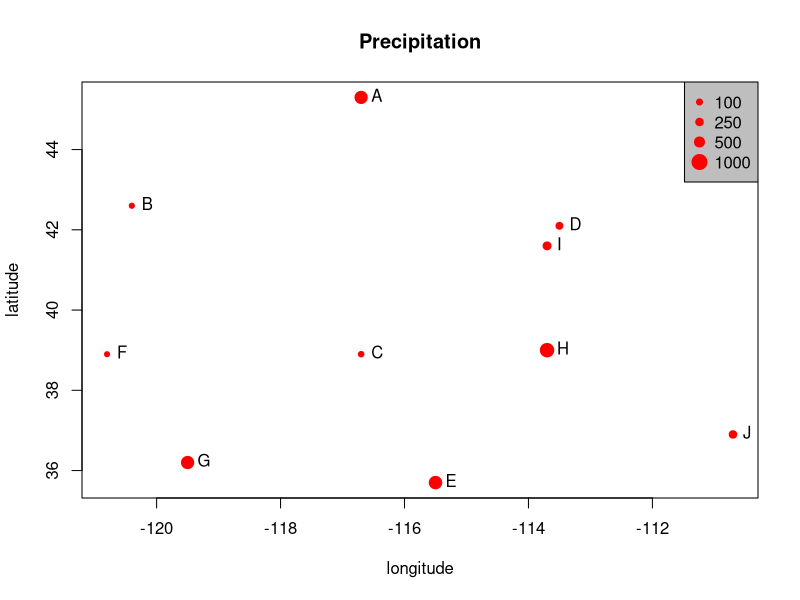
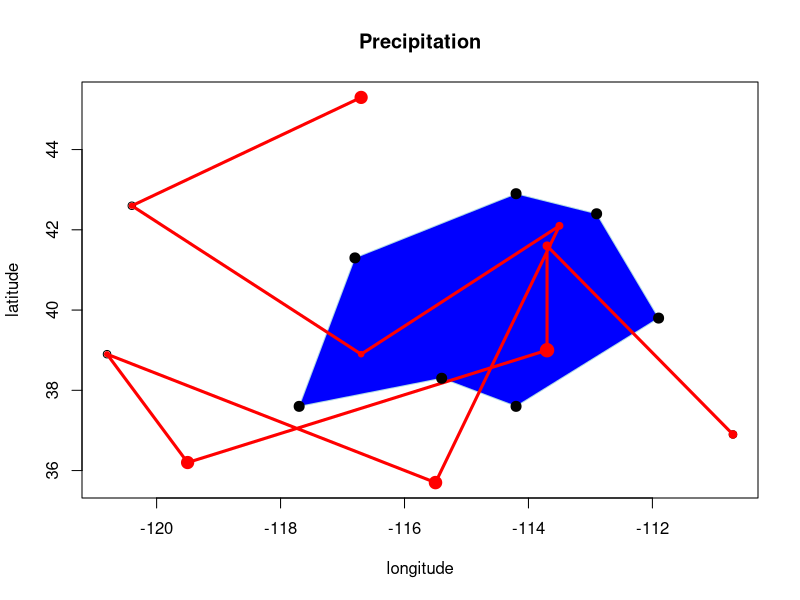

The R script that drew these images, in order:
## ---- chunk 1
name <- LETTERS[1:10]
longitude <- c(-116.7, -120.4, -116.7, -113.5, -115.5,
               -120.8, -119.5, -113.7, -113.7, -110.7)
latitude <- c(45.3, 42.6, 38.9, 42.1, 35.7, 38.9,
              36.2, 39, 41.6, 36.9)
stations <- cbind(longitude, latitude) # bind by columns
## ---- chunk 2
set.seed(0)
precip <- round((runif(length(latitude))*10)^3)
## ---- chunk 3
psize <- 1 + precip/500
plot(stations, cex=psize, pch=20, col='red', main='Precipitation')
# add names to plot
text(stations, name, pos=4)
# add a legend
breaks <- c(100, 250, 500, 1000)
legend.psize <- 1+breaks/500
legend("topright", legend=breaks, pch=20, pt.cex=legend.psize, col='red', bg='gray')
## ---- chunk 4
lon <- c(-116.8, -114.2, -112.9, -111.9, -114.2, -115.4, -117.7)
lat <- c(41.3, 42.9, 42.4, 39.8, 37.6, 38.3, 37.6)
x <- cbind(lon, lat)
plot(stations, main='Precipitation')
polygon(x, col='blue', border='light blue')
lines(stations, lwd=3, col='red')
points(x, cex=2, pch=20)
points(stations, cex=psize, pch=20, col='red', main='Precipitation')
## ---- chunk 5
wst <- data.frame(longitude, latitude, name, precip)
wst
##    longitude latitude name precip
## 1     -116.7     45.3    A    721
## 2     -120.4     42.6    B     19
## 3     -116.7     38.9    C     52
## 4     -113.5     42.1    D    188
## 5     -115.5     35.7    E    749
## 6     -120.8     38.9    F      8
## 7     -119.5     36.2    G    725
## 8     -113.7     39.0    H    843
## 9     -113.7     41.6    I    289
## 10    -110.7     36.9    J    249
